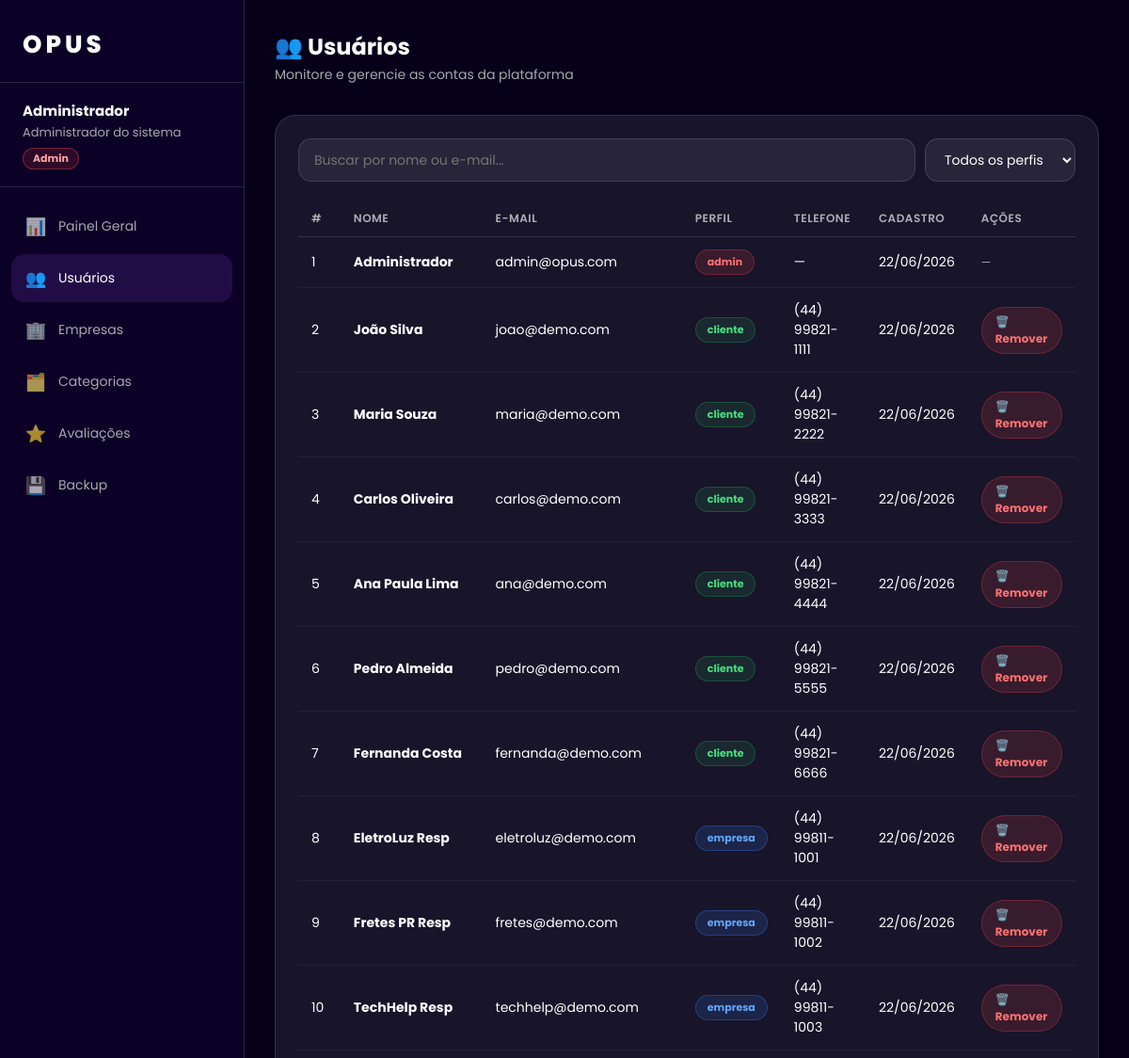
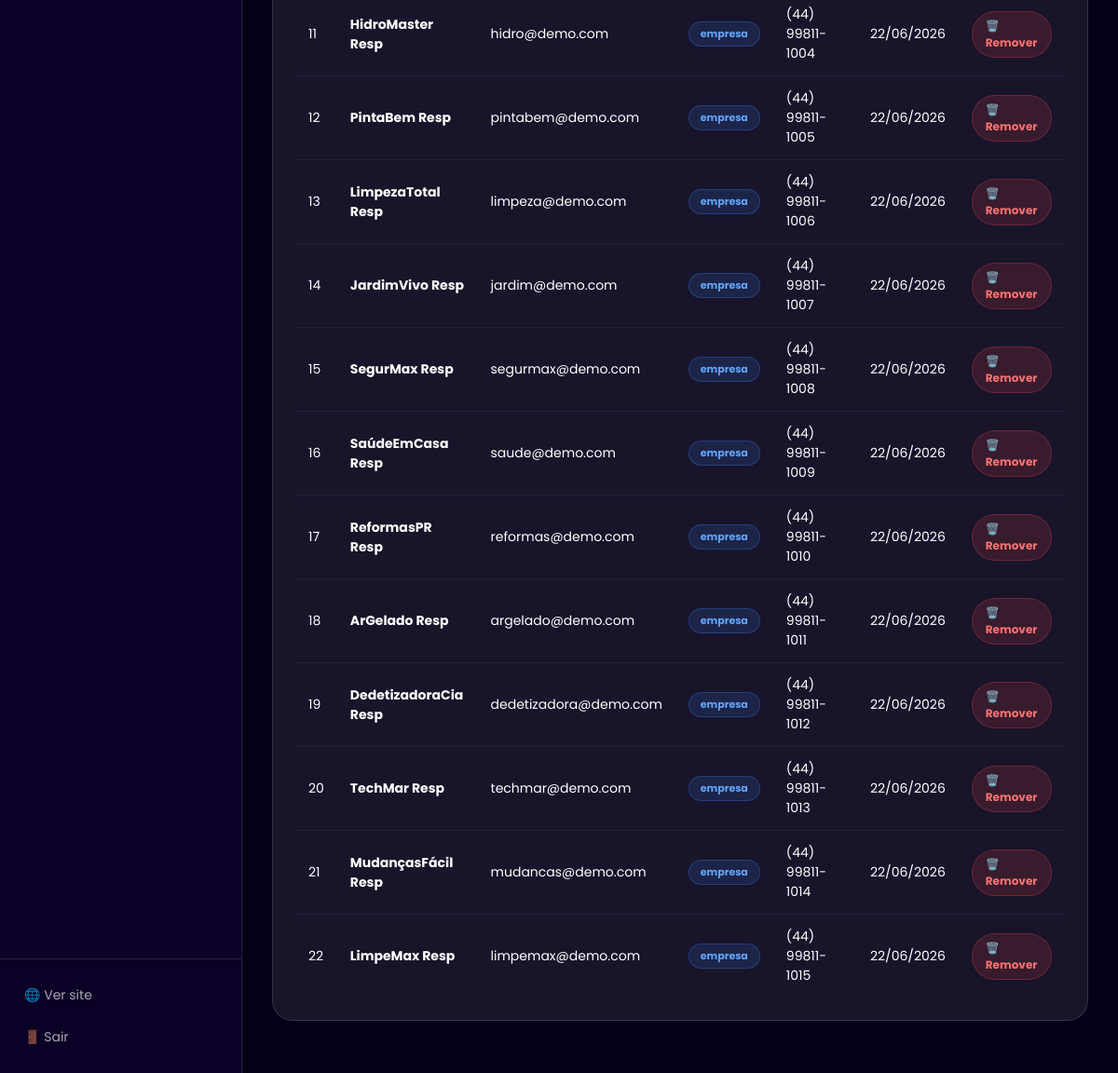
The page /admin.php?aba=usuarios (signed in) on the database its author committed (2 pictures, top to bottom).
### tables this page shows
CREATE TABLE `usuario` (
  `id` int(11) NOT NULL AUTO_INCREMENT,
  `nome` varchar(100) NOT NULL,
  `email` varchar(100) NOT NULL,
  `senha` varchar(255) NOT NULL,
  `telefone` varchar(20) DEFAULT NULL,
  `endereco` varchar(150) DEFAULT NULL,
  `cidade` varchar(100) DEFAULT NULL,
  `estado` varchar(50) DEFAULT NULL,
  `tipo` enum('cliente','empresa','admin') DEFAULT 'cliente',
  `criado_em` datetime DEFAULT current_timestamp(),
  PRIMARY KEY (`id`),
  UNIQUE KEY `email` (`email`)
);

### includes/auth.php (called while the page is built, shortened)
<?php
function requireLogin(string $tipo = ''): void {
    if (function_exists('fazerBackupAutomatico')) {
        fazerBackupAutomatico();
    }
}
function e(string $str): string {
    return htmlspecialchars($str, ENT_QUOTES, 'UTF-8');
}

### includes/db.php (called while the page is built, shortened)
<?php
function getDB(): PDO {
    static $pdo = null;
    if ($pdo === null) {
        try {
            $dsn = 'mysql:host=' . DB_HOST . ';dbname=' . DB_NAME . ';charset=utf8mb4';
            $pdo = new PDO($dsn, DB_USER, DB_PASS, [
                PDO::ATTR_ERRMODE            => PDO::ERRMODE_EXCEPTION,
                PDO::ATTR_DEFAULT_FETCH_MODE => PDO::FETCH_ASSOC,
                PDO::ATTR_EMULATE_PREPARES   => false,
            ]);
        } catch (PDOException $e) {
            die(json_encode(['erro' => 'Falha na conexão: ' . $e->getMessage()]));
        }
    }
    return $pdo;
}
function fazerBackupAutomatico(): void {
    try {
        $db  = getDB();
        $tabelas = $db->query("SHOW TABLES")->fetchAll(PDO::FETCH_COLUMN);
        foreach ($tabelas as $tabela) {
            $rows = $db->query("SELECT * FROM `$tabela`")->fetchAll(PDO::FETCH_ASSOC);
        }
    } catch (Exception $e) {}
}

### admin.php (the view, shortened to what this page needs)
<?php
require_once 'includes/auth.php';
require_once 'includes/db.php';
requireLogin('admin');
$db   = getDB();
$nome = $_SESSION['nome'];
$aba = $_GET['aba'] ?? 'painel';
$totalUsers = $db->query("SELECT COUNT(*) FROM usuario WHERE tipo='cliente'")->fetchColumn();
$totalEmps  = $db->query("SELECT COUNT(*) FROM empresa")->fetchColumn();
$totalSols  = $db->query("SELECT COUNT(*) FROM solicitacao")->fetchColumn();
$totalAv    = $db->query("SELECT COUNT(*) FROM avaliacao")->fetchColumn();
$usuarios   = $db->query("SELECT * FROM usuario ORDER BY criado_em DESC")->fetchAll();
?>
<!DOCTYPE html>
<html lang="pt-BR">
<head>
<link rel="stylesheet" href="assets/css/dashboard.css">
</head>
<body>
<aside class="sidebar">
  <a href="index.php" class="sidebar-brand" style="text-decoration:none;color:#fff;">OPUS</a>
  <div class="sidebar-user">
    <strong><?= e($nome) ?></strong>
    <span>Administrador do sistema</span>
    <div class="sidebar-badge admin">Admin</div>
  </div>
  <nav class="sidebar-nav">
    <a href="?aba=painel"     class="<?= $aba==='painel'?'active':'' ?>"><span class="icon">📊</span> Painel Geral</a>
    <a href="?aba=usuarios"   class="<?= $aba==='usuarios'?'active':'' ?>"><span class="icon">👥</span> Usuários</a>
    <a href="?aba=empresas"   class="<?= $aba==='empresas'?'active':'' ?>"><span class="icon">🏢</span> Empresas</a>
    <a href="?aba=categorias" class="<?= $aba==='categorias'?'active':'' ?>"><span class="icon">🗂️</span> Categorias</a>
    <a href="?aba=avaliacoes" class="<?= $aba==='avaliacoes'?'active':'' ?>"><span class="icon">⭐</span> Avaliações</a>
    <a href="backup.php"><span class="icon">💾</span> Backup</a>
  </nav>
  <div class="sidebar-footer">
    <a href="index.php">🌐 Ver site</a>
    <a href="logout.php">🚪 Sair</a>
  </div>
</aside>
<main class="main">
  <?php if ($aba === 'painel'): ?>
  <div class="topbar"><div><h1>📊 Painel Administrativo</h1><p>Visão geral da plataforma</p></div></div>
  <div class="stats-row">
    <div class="stat-card"><div class="label">Clientes</div><div class="value"><?= $totalUsers ?></div><div class="sub">cadastrados</div></div>
    <div class="stat-card"><div class="label">Empresas</div><div class="value" style="color:var(--blue)"><?= $totalEmps ?></div><div class="sub">ativas</div></div>
    <div class="stat-card"><div class="label">Solicitações</div><div class="value" style="color:var(--yellow)"><?= $totalSols ?></div><div class="sub">total</div></div>
    <div class="stat-card"><div class="label">Avaliações</div><div class="value" style="color:#facc15"><?= $totalAv ?></div><div class="sub">registradas</div></div>
  </div>
  <div style="display:grid;grid-template-columns:1fr 1fr 1fr;gap:20px">
    <div class="card">
      <div class="card-header"><h2>👥 Usuários</h2></div>
      <p style="color:var(--muted);font-size:14px">Gerencie clientes cadastrados, visualize atividade e remova contas quando necessário.</p>
      <div style="margin-top:16px"><a href="?aba=usuarios" class="btn btn-primary btn-sm">Acessar</a></div>
    </div>
    <div class="card">
      <div class="card-header"><h2>🏢 Empresas</h2></div>
      <p style="color:var(--muted);font-size:14px">Ative, suspenda ou remova empresas prestadoras de serviço da plataforma.</p>
      <div style="margin-top:16px"><a href="?aba=empresas" class="btn btn-primary btn-sm">Acessar</a></div>
    </div>
    <div class="card">
      <div class="card-header"><h2>🗂️ Categorias</h2></div>
      <p style="color:var(--muted);font-size:14px">Organize o catálogo criando e editando as categorias de serviços disponíveis.</p>
      <div style="margin-top:16px"><a href="?aba=categorias" class="btn btn-primary btn-sm">Acessar</a></div>
    </div>
  </div>
  <?php elseif ($aba === 'usuarios'): ?>
  <div class="topbar"><div><h1>👥 Usuários</h1><p>Monitore e gerencie as contas da plataforma</p></div></div>
  <div class="card">
    <div class="search-bar" style="margin-bottom:20px">
      <input type="text" id="filtroUsuario" placeholder="Buscar por nome ou e-mail..." oninput="filtrarUsuarios()">
      <select id="filtroTipo" onchange="filtrarUsuarios()" style="flex:0 0 160px">
        <option value="">Todos os perfis</option>
      </select>
    </div>
    <table id="tabelaUsuarios">
      <thead><tr><th>#</th><th>Nome</th><th>E-mail</th><th>Perfil</th><th>Telefone</th><th>Cadastro</th><th>Ações</th></tr></thead>
      <tbody>
      <?php foreach ($usuarios as $u): ?>
        <tr>
          <td><?= $u['id'] ?></td>
          <td><strong><?= e($u['nome']) ?></strong></td>
          <td><?= e($u['email']) ?></td>
          <td>
            <?php $bc = ['cliente'=>'badge-active','empresa'=>'badge-progress','admin'=>'badge-cancelled']; ?>
            <span class="badge <?= $bc[$u['tipo']] ?? '' ?>"><?= e($u['tipo']) ?></span>
          </td>
          <td><?= e($u['telefone'] ?? '—') ?></td>
          <td><?= date('d/m/Y',strtotime($u['criado_em'])) ?></td>
          <td>
            <?php if ($u['tipo'] !== 'admin'): ?>
              <a href="?del_user=<?= $u['id'] ?>" class="btn btn-danger btn-sm" onclick="return confirm('Remover este usuário?')">🗑️ Remover</a>
            <?php else: ?>
              <span style="color:var(--muted);font-size:12px">—</span>
            <?php endif; ?>
          </td>
        </tr>
      <?php endforeach; ?>
      </tbody>
    </table>
  </div>
  <?php endif; ?>
</main>
</body>
</html>

### assets/css/dashboard.css (style rules this page uses)
:root { --bg: #050018; --sidebar: #0b0025; --card: rgba(255,255,255,.08); --card2: rgba(255,255,255,.13); --text: #fff; --muted: rgba(255,255,255,.65); --purple: #a855f7; --purple2: #7c3aed; --line: rgba(255,255,255,.13); --green: #22c55e; --yellow: #eab308; --red: #ef4444; --blue: #3b82f6; --sidebar-w: 260px; }
* { margin:0; padding:0; box-sizing:border-box; }
html { scroll-behavior:smooth; }
body { font-family:Poppins,Arial,sans-serif; background:var(--bg); color:var(--text); display:flex; min-height:100vh; }
a { text-decoration:none; color:inherit; }
.sidebar { width: var(--sidebar-w); background: var(--sidebar); border-right: 1px solid var(--line); display: flex; flex-direction: column; position: fixed; top:0; left:0; bottom:0; z-index: 30; transition: transform .3s; }
.sidebar-brand { padding: 28px 24px 20px; font-size: 26px; font-weight: 800; letter-spacing: 4px; border-bottom: 1px solid var(--line); }
.sidebar-user { padding: 18px 24px; border-bottom: 1px solid var(--line); font-size: 13px; color: var(--muted); }
.sidebar-user strong { display:block; color:#fff; font-size:15px; margin-bottom:2px; }
.sidebar-badge { display: inline-block; padding: 2px 10px; border-radius: 999px; font-size: 11px; font-weight: 700; margin-top: 6px; background: rgba(168,85,247,.2); border: 1px solid rgba(168,85,247,.4); color: #d8b4fe; }
.sidebar-badge.admin { background:rgba(239,68,68,.15); border-color:rgba(239,68,68,.4); color:#fca5a5; }
nav.sidebar-nav { flex:1; padding:16px 12px; overflow-y:auto; }
.sidebar-nav a { display: flex; align-items: center; gap: 12px; padding: 12px 14px; border-radius: 14px; font-size: 14px; color: var(--muted); transition: .25s; margin-bottom: 4px; }
.sidebar-nav a:hover, .sidebar-nav a.active { background: rgba(168,85,247,.15); color: #fff; }
.sidebar-nav a .icon { font-size: 18px; width:24px; text-align:center; }
.sidebar-footer { padding: 16px 12px; border-top: 1px solid var(--line); }
.sidebar-footer a { display:flex; align-items:center; gap:10px; padding:12px 14px; border-radius:14px; font-size:14px; color:var(--muted); transition:.25s; }
.main { margin-left: var(--sidebar-w); flex: 1; padding: 32px; min-height: 100vh; }
.topbar { display: flex; align-items: center; justify-content: space-between; margin-bottom: 32px; }
.topbar h1 { font-size: 24px; font-weight: 700; }
.topbar p { color: var(--muted); font-size:14px; margin-top:2px; }
.card { background: var(--card); border: 1px solid var(--line); border-radius: 22px; padding: 24px; margin-bottom: 24px; }
table { width:100%; border-collapse:collapse; font-size:14px; }
th { text-align:left; padding:10px 14px; color:var(--muted); font-weight:600; border-bottom:1px solid var(--line); font-size:12px; text-transform:uppercase; letter-spacing:.5px; }
td { padding:13px 14px; border-bottom:1px solid rgba(255,255,255,.05); vertical-align:middle; }
tr:last-child td { border-bottom:none; }
.badge { display:inline-flex; align-items:center; padding:4px 12px; border-radius:999px; font-size:11px; font-weight:700; }
.badge-progress { background:rgba(59,130,246,.15); color:#60a5fa; border:1px solid rgba(59,130,246,.3); }
.badge-cancelled { background:rgba(239,68,68,.15); color:#f87171; border:1px solid rgba(239,68,68,.3); }
.badge-active { background:rgba(34,197,94,.12); color:#4ade80; border:1px solid rgba(34,197,94,.25); }
.btn { display:inline-flex; align-items:center; gap:7px; padding:9px 18px; border-radius:999px; font-size:13px; font-weight:700; border:0; transition:.25s; }
.btn-danger { background:rgba(239,68,68,.15); color:#f87171; border:1px solid rgba(239,68,68,.3); }
.btn-sm { padding:6px 14px; font-size:12px; }
.search-bar { display:flex; gap:10px; margin-bottom:20px; }
.search-bar input, .search-bar select { padding:11px 16px; border-radius:14px; border:1px solid var(--line); background:rgba(255,255,255,.07); color:#fff; font-family:inherit; font-size:14px; outline:0; flex:1; }
.search-bar select { flex:0 0 200px; }
.search-bar select option { color:#111; }

### rows shown on the page
usuario: id "1", nome "Administrador", email "admin@opus.com", tipo "admin", telefone "—", criado_em "22/06/2026"
usuario: id "2", nome "João Silva", email "joao@demo.com", tipo "cliente", telefone "(44) 99821-1111", criado_em "22/06/2026"
usuario: id "3", nome "Maria Souza", email "maria@demo.com", tipo "cliente", telefone "(44) 99821-2222", criado_em "22/06/2026"
usuario: id "4", nome "Carlos Oliveira", email "carlos@demo.com", tipo "cliente", telefone "(44) 99821-3333", criado_em "22/06/2026"
usuario: id "5", nome "Ana Paula Lima", email "ana@demo.com", tipo "cliente", telefone "(44) 99821-4444", criado_em "22/06/2026"
usuario: id "6", nome "Pedro Almeida", email "pedro@demo.com", tipo "cliente", telefone "(44) 99821-5555", criado_em "22/06/2026"
usuario: id "7", nome "Fernanda Costa", email "fernanda@demo.com", tipo "cliente", telefone "(44) 99821-6666", criado_em "22/06/2026"
usuario: id "8", nome "EletroLuz Resp", email "eletroluz@demo.com", tipo "empresa", telefone "(44) 99811-1001", criado_em "22/06/2026"
usuario: id "9", nome "Fretes PR Resp", email "fretes@demo.com", tipo "empresa", telefone "(44) 99811-1002", criado_em "22/06/2026"
usuario: id "10", nome "TechHelp Resp", email "techhelp@demo.com", tipo "empresa", telefone "(44) 99811-1003", criado_em "22/06/2026"
usuario: id "11", nome "HidroMaster Resp", email "hidro@demo.com", tipo "empresa", telefone "(44) 99811-1004", criado_em "22/06/2026"
usuario: id "12", nome "PintaBem Resp", email "pintabem@demo.com", tipo "empresa", telefone "(44) 99811-1005", criado_em "22/06/2026"
usuario: id "13", nome "LimpezaTotal Resp", email "limpeza@demo.com", tipo "empresa", telefone "(44) 99811-1006", criado_em "22/06/2026"
usuario: id "14", nome "JardimVivo Resp", email "jardim@demo.com", tipo "empresa", telefone "(44) 99811-1007", criado_em "22/06/2026"
usuario: id "15", nome "SegurMax Resp", email "segurmax@demo.com", tipo "empresa", telefone "(44) 99811-1008", criado_em "22/06/2026"
usuario: id "16", nome "SaúdeEmCasa Resp", email "saude@demo.com", tipo "empresa", telefone "(44) 99811-1009", criado_em "22/06/2026"
usuario: id "17", nome "ReformasPR Resp", email "reformas@demo.com", tipo "empresa", telefone "(44) 99811-1010", criado_em "22/06/2026"
usuario: id "18", nome "ArGelado Resp", email "argelado@demo.com", tipo "empresa", telefone "(44) 99811-1011", criado_em "22/06/2026"
usuario: id "19", nome "DedetizadoraCia Resp", email "dedetizadora@demo.com", tipo "empresa", telefone "(44) 99811-1012", criado_em "22/06/2026"
usuario: id "20", nome "TechMar Resp", email "techmar@demo.com", tipo "empresa", telefone "(44) 99811-1013", criado_em "22/06/2026"
usuario: id "21", nome "MudançasFácil Resp", email "mudancas@demo.com", tipo "empresa", telefone "(44) 99811-1014", criado_em "22/06/2026"
usuario: id "22", nome "LimpeMax Resp", email "limpemax@demo.com", tipo "empresa", telefone "(44) 99811-1015", criado_em "22/06/2026"

### other values the page prints
$nome "Administrador"
